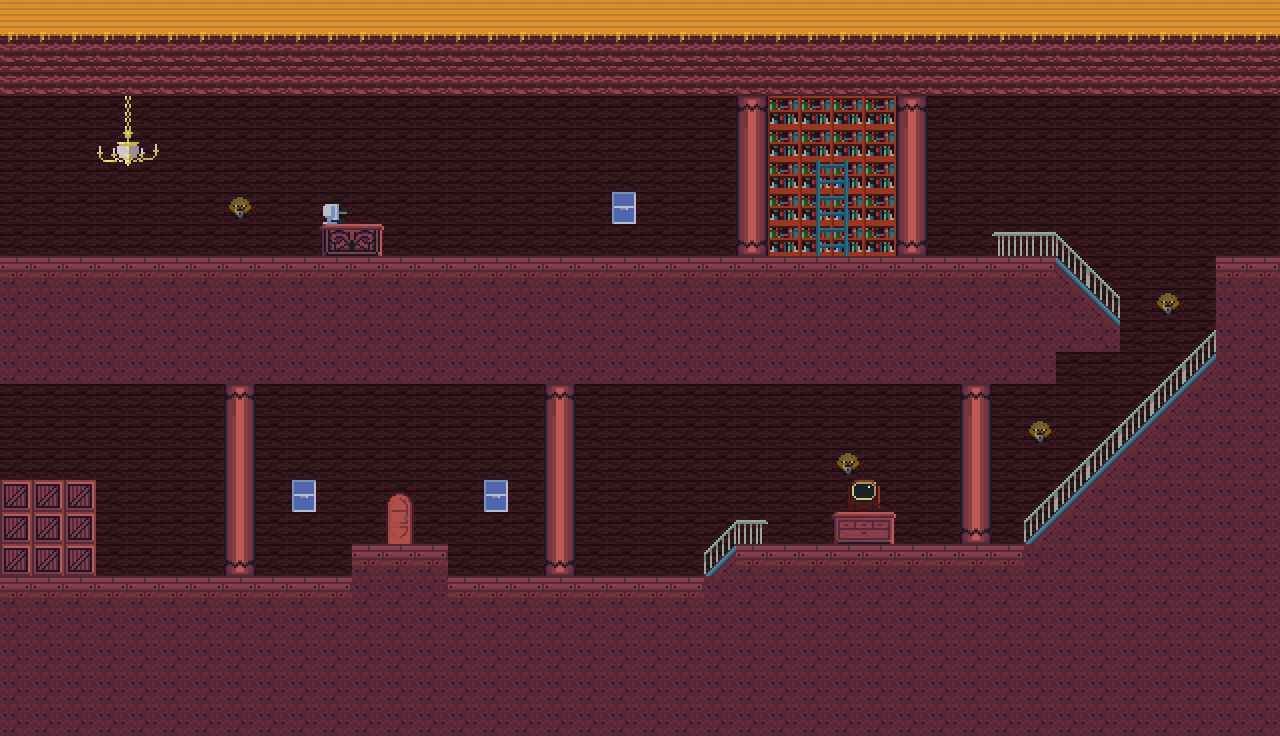

The image is a tile-based game level rendered from a .tmx file. Its description and source (layers, tilesets, objects; grid data summarised) follow:
An orthogonal 40x23 tile map with 32x32 px tiles, 5 tile layers (Background, Midground, Offsetground, Tile Layer 5, ...) and 44 objects (41x tile, bed, clock, player).

<map version="1.4" tiledversion="1.4.2" orientation="orthogonal" renderorder="right-down" width="40" height="23" tilewidth="32" tileheight="32" infinite="0" nextlayerid="7" nextobjectid="52">
 <editorsettings>
  <export target="../lua/house.lua" format="lua" />
 </editorsettings>
 <tileset firstgid="1" source="../tiles.tsx" />
 <layer id="1" name="Background" width="40" height="23">
  <data>[920 cells, 918 non-empty, 1 distinct tile ids]</data>
 </layer>
 <layer id="3" name="Midground" width="40" height="23">
  <data>[920 cells, 446 non-empty, 20 distinct tile ids]</data>
 </layer>
 <layer id="4" name="Offsetground" width="40" height="23">
  <data>[920 cells, 2 non-empty, 2 distinct tile ids]</data>
 </layer>
 <layer id="6" name="Tile Layer 5" width="40" height="23" offsetx="-16" offsety="0">
  <data>[920 cells, 4 non-empty, 2 distinct tile ids]</data>
 </layer>
 <layer id="2" name="Foreground" width="40" height="23">
  <data>[920 cells, 160 non-empty, 19 distinct tile ids]</data>
 </layer>
 <objectgroup id="5" name="Entities" visible="0">
  <object id="2" name="bed" x="96" y="224" width="64" height="32" />
  <object id="4" name="clock" x="480" y="192" width="32" height="64" />
  <object id="5" name="player" x="32" y="192" width="32" height="32" />
  <object id="6" name="tile" x="0" y="0" width="1280" height="96" />
  <object id="7" name="tile" x="0" y="256" width="1056" height="128" />
  <object id="9" name="tile" x="1056" y="288" width="32" height="64" />
  <object id="10" name="tile" x="1088" y="320" width="32" height="32" />
  <object id="11" name="tile" x="1216" y="256" width="64" height="288" />
  <object id="12" name="tile" x="736" y="544" width="544" height="192" />
  <object id="13" name="tile" x="1184" y="384" width="32" height="160" />
  <object id="14" name="tile" x="1152" y="416" width="32" height="128" />
  <object id="15" name="tile" x="1120" y="448" width="32" height="96" />
  <object id="16" name="tile" x="1088" y="480" width="32" height="64" />
  <object id="17" name="tile" x="1056" y="512" width="32" height="32" />
  <object id="18" name="tile" x="0" y="576" width="736" height="160" />
  <object id="19" name="tile" x="352" y="544" width="96" height="32" />
  <object id="20" name="tile" x="0" y="480" width="96" height="96" />
  <object id="21" name="tile" x="1056" y="264" width="8" height="24" />
  <object id="22" name="tile" x="1064" y="272" width="8" height="16" />
  <object id="23" name="tile" x="1072" y="280" width="8" height="8" />
  <object id="28" name="tile" x="1088" y="296" width="8" height="24" />
  <object id="29" name="tile" x="1096" y="304" width="8" height="16" />
  <object id="30" name="tile" x="1104" y="312" width="8" height="8" />
  <object id="31" name="tile" x="1208" y="360" width="8" height="24" />
  <object id="32" name="tile" x="1200" y="368" width="8" height="16" />
  <object id="33" name="tile" x="1192" y="376" width="8" height="8" />
  <object id="34" name="tile" x="1176" y="392" width="8" height="24" />
  <object id="35" name="tile" x="1168" y="400" width="8" height="16" />
  <object id="36" name="tile" x="1160" y="408" width="8" height="8" />
  <object id="37" name="tile" x="1144" y="424" width="8" height="24" />
  <object id="38" name="tile" x="1136" y="432" width="8" height="16" />
  <object id="39" name="tile" x="1128" y="440" width="8" height="8" />
  <object id="40" name="tile" x="1112" y="456" width="8" height="24" />
  <object id="41" name="tile" x="1104" y="464" width="8" height="16" />
  <object id="42" name="tile" x="1096" y="472" width="8" height="8" />
  <object id="43" name="tile" x="1080" y="488" width="8" height="24" />
  <object id="44" name="tile" x="1072" y="496" width="8" height="16" />
  <object id="45" name="tile" x="1064" y="504" width="8" height="8" />
  <object id="46" name="tile" x="1048" y="520" width="8" height="24" />
  <object id="47" name="tile" x="1040" y="528" width="8" height="16" />
  <object id="48" name="tile" x="1032" y="536" width="8" height="8" />
  <object id="49" name="tile" x="728" y="552" width="8" height="24" />
  <object id="50" name="tile" x="720" y="560" width="8" height="16" />
  <object id="51" name="tile" x="712" y="568" width="8" height="8" />
 </objectgroup>
</map>